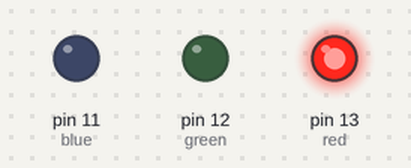
This sketch was run on a simulated Arduino Uno, built with avr-gcc and run on an emulated ATmega328P. Shown: output pins drawn as LEDs (lit = HIGH).

Above: at 0.2 s.
At 28.5 s:
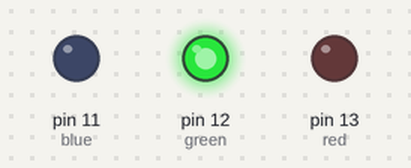
At 38.5 s:
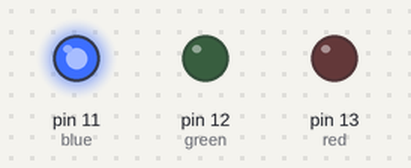
At 70.5 s:
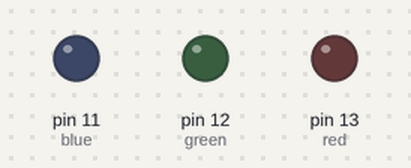
Timing chart, 0 to 74.1 s (numbered marks = the images above):
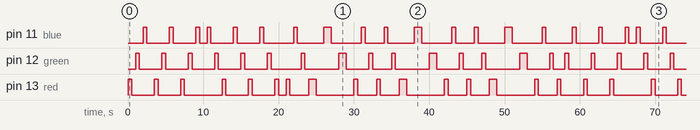

The sketch:

Arduino_Oppgave_4.ino
```cpp
#define red 13
#define green 12
#define blue 11

void setup() {
	pinMode(red, OUTPUT);
	pinMode(green, OUTPUT);
	pinMode(blue, OUTPUT);
}

void none(int r, int g, int b, int time) {
	digitalWrite(r, 0);
	digitalWrite(g, 0);
	digitalWrite(b, 0);
	delay(time);
}

void sequence1(int r, int g, int b) {
	digitalWrite(r, 1);
	delay(500);
	none(r, g, b, 500);
	digitalWrite(g, 1);
	delay(500);
	none(r, g, b, 500);
	digitalWrite(b, 1);
	delay(500);
	none(r, g, b, 500);
	delay(500);
}

void sequence2(int r, int g, int b) {
	digitalWrite(b, 1);
	delay(500);
	none(r, g, b, 500);
	digitalWrite(g, 1);
	delay(500);
	none(r, g, b, 500);
	digitalWrite(r, 1);
	delay(500);
	none(r, g, b, 500);
	delay(500);
}

void sos(int r, int g, int b) {
	digitalWrite(r, 1);
	delay(500);
	none(r, g, b, 500);
	digitalWrite(b, 1);
	delay(500);
	none(r, g, b, 500);
	digitalWrite(g, 1);
	delay(500);
	none(r, g, b, 500);

	digitalWrite(r, 1);
	delay(1000);
	none(r, g, b, 1000);
	digitalWrite(b, 1);
	delay(1000);
	none(r, g, b, 1000);
	digitalWrite(g, 1);
	delay(1000);
	none(r, g, b, 1000);

	digitalWrite(r, 1);
	delay(500);
	none(r, g, b, 500);
	digitalWrite(b, 1);
	delay(500);
	none(r, g, b, 500);
	digitalWrite(g, 1);
	delay(500);
	none(r, g, b, 500);
}

void loop() {
	for(int i = 0; i < 3; i++) {
		sequence1(red, green, blue);
	}
	for(int i = 0; i < 3; i++) {
		sequence2(red, green, blue);
	}
	for(int i = 0; i < 3; i++) {
		sos(red, green, blue);
	}
}
```

Measured:
- by itself, pin 11 (blue), pin 12 (green), pin 13 (red): moves between LOW and HIGH, repeating every 57.0 s
- by itself, everything shown: repeats every 57.0 s, in 90 steps
